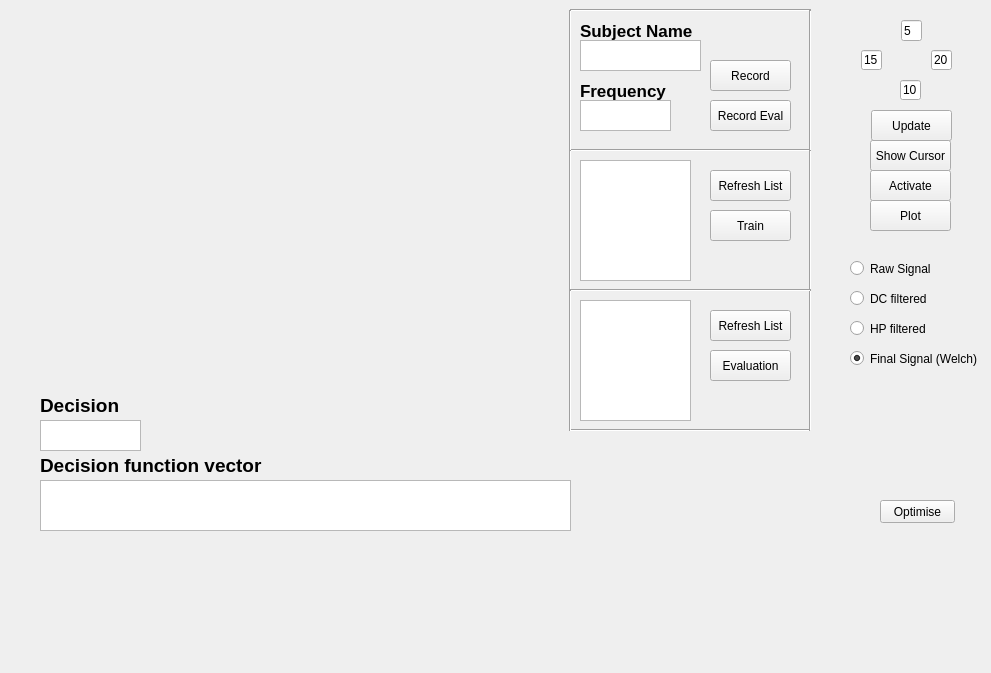
<?xml version="1.0" encoding="UTF-8"?>
<ui version="4.0">
 <class>SSVEPTab</class>
 <widget class="QWidget" name="SSVEPTab">
  <property name="geometry">
   <rect>
    <x>0</x>
    <y>0</y>
    <width>991</width>
    <height>673</height>
   </rect>
  </property>
  <property name="font">
   <font>
    <pointsize>9</pointsize>
   </font>
  </property>
  <property name="windowTitle">
   <string>Form</string>
  </property>
  <widget class="QPushButton" name="activateButton">
   <property name="geometry">
    <rect>
     <x>870</x>
     <y>170</y>
     <width>81</width>
     <height>31</height>
    </rect>
   </property>
   <property name="text">
    <string>Activate</string>
   </property>
   <property name="checkable">
    <bool>true</bool>
   </property>
   <property name="checked">
    <bool>false</bool>
   </property>
   <property name="flat">
    <bool>false</bool>
   </property>
  </widget>
  <widget class="QPushButton" name="updateButton">
   <property name="geometry">
    <rect>
     <x>871</x>
     <y>110</y>
     <width>81</width>
     <height>31</height>
    </rect>
   </property>
   <property name="text">
    <string>Update</string>
   </property>
  </widget>
  <widget class="QWidget" name="layoutWidget">
   <property name="geometry">
    <rect>
     <x>590</x>
     <y>450</y>
     <width>51</width>
     <height>51</height>
    </rect>
   </property>
   <layout class="QGridLayout" name="gridLayout">
    <item row="3" column="1">
     <widget class="BlinkingWidget" name="downWidget" native="true">
      <property name="enabled">
       <bool>true</bool>
      </property>
      <property name="minimumSize">
       <size>
        <width>170</width>
        <height>170</height>
       </size>
      </property>
      <property name="autoFillBackground">
       <bool>false</bool>
      </property>
     </widget>
    </item>
    <item row="2" column="0">
     <widget class="BlinkingWidget" name="leftWidget" native="true">
      <property name="minimumSize">
       <size>
        <width>170</width>
        <height>170</height>
       </size>
      </property>
     </widget>
    </item>
    <item row="2" column="2">
     <widget class="BlinkingWidget" name="rightWidget" native="true">
      <property name="minimumSize">
       <size>
        <width>170</width>
        <height>170</height>
       </size>
      </property>
     </widget>
    </item>
    <item row="0" column="1">
     <spacer name="verticalSpacer">
      <property name="orientation">
       <enum>Qt::Vertical</enum>
      </property>
      <property name="sizeHint" stdset="0">
       <size>
        <width>20</width>
        <height>40</height>
       </size>
      </property>
     </spacer>
    </item>
    <item row="4" column="1">
     <spacer name="verticalSpacer_2">
      <property name="orientation">
       <enum>Qt::Vertical</enum>
      </property>
      <property name="sizeHint" stdset="0">
       <size>
        <width>20</width>
        <height>40</height>
       </size>
      </property>
     </spacer>
    </item>
    <item row="1" column="1">
     <widget class="BlinkingWidget" name="upWidget" native="true">
      <property name="minimumSize">
       <size>
        <width>170</width>
        <height>170</height>
       </size>
      </property>
      <property name="autoFillBackground">
       <bool>false</bool>
      </property>
      <zorder>DFTPlot</zorder>
     </widget>
    </item>
   </layout>
  </widget>
  <widget class="QLineEdit" name="upFreq">
   <property name="geometry">
    <rect>
     <x>901</x>
     <y>20</y>
     <width>21</width>
     <height>21</height>
    </rect>
   </property>
   <property name="maximumSize">
    <size>
     <width>16777215</width>
     <height>16777215</height>
    </size>
   </property>
   <property name="text">
    <string>5</string>
   </property>
  </widget>
  <widget class="QLineEdit" name="leftFreq">
   <property name="geometry">
    <rect>
     <x>861</x>
     <y>50</y>
     <width>21</width>
     <height>20</height>
    </rect>
   </property>
   <property name="text">
    <string>15</string>
   </property>
  </widget>
  <widget class="QLineEdit" name="rightFreq">
   <property name="geometry">
    <rect>
     <x>931</x>
     <y>50</y>
     <width>21</width>
     <height>20</height>
    </rect>
   </property>
   <property name="mouseTracking">
    <bool>true</bool>
   </property>
   <property name="text">
    <string>20</string>
   </property>
  </widget>
  <widget class="QLineEdit" name="downFreq">
   <property name="geometry">
    <rect>
     <x>900</x>
     <y>80</y>
     <width>21</width>
     <height>20</height>
    </rect>
   </property>
   <property name="text">
    <string>10</string>
   </property>
  </widget>
  <widget class="QPushButton" name="ShowButton">
   <property name="geometry">
    <rect>
     <x>880</x>
     <y>500</y>
     <width>75</width>
     <height>23</height>
    </rect>
   </property>
   <property name="text">
    <string>Optimise</string>
   </property>
  </widget>
  <widget class="QPlainTextEdit" name="freq">
   <property name="geometry">
    <rect>
     <x>580</x>
     <y>100</y>
     <width>91</width>
     <height>31</height>
    </rect>
   </property>
  </widget>
  <widget class="QLabel" name="label_2">
   <property name="geometry">
    <rect>
     <x>580</x>
     <y>80</y>
     <width>91</width>
     <height>21</height>
    </rect>
   </property>
   <property name="font">
    <font>
     <pointsize>13</pointsize>
     <weight>75</weight>
     <bold>true</bold>
    </font>
   </property>
   <property name="text">
    <string>Frequency</string>
   </property>
  </widget>
  <widget class="QPushButton" name="recordButton">
   <property name="geometry">
    <rect>
     <x>710</x>
     <y>60</y>
     <width>81</width>
     <height>31</height>
    </rect>
   </property>
   <property name="text">
    <string>Record</string>
   </property>
  </widget>
  <widget class="QPushButton" name="trainButton">
   <property name="geometry">
    <rect>
     <x>710</x>
     <y>210</y>
     <width>81</width>
     <height>31</height>
    </rect>
   </property>
   <property name="text">
    <string>Train</string>
   </property>
  </widget>
  <widget class="QPushButton" name="discoButton">
   <property name="geometry">
    <rect>
     <x>870</x>
     <y>140</y>
     <width>81</width>
     <height>31</height>
    </rect>
   </property>
   <property name="text">
    <string>Show Cursor</string>
   </property>
  </widget>
  <widget class="QPlainTextEdit" name="subname">
   <property name="geometry">
    <rect>
     <x>580</x>
     <y>40</y>
     <width>121</width>
     <height>31</height>
    </rect>
   </property>
  </widget>
  <widget class="QLabel" name="label_3">
   <property name="geometry">
    <rect>
     <x>580</x>
     <y>20</y>
     <width>121</width>
     <height>21</height>
    </rect>
   </property>
   <property name="font">
    <font>
     <pointsize>13</pointsize>
     <weight>75</weight>
     <bold>true</bold>
    </font>
   </property>
   <property name="text">
    <string>Subject Name</string>
   </property>
  </widget>
  <widget class="QPushButton" name="refreshButton">
   <property name="geometry">
    <rect>
     <x>710</x>
     <y>170</y>
     <width>81</width>
     <height>31</height>
    </rect>
   </property>
   <property name="text">
    <string>Refresh List</string>
   </property>
  </widget>
  <widget class="Line" name="line">
   <property name="geometry">
    <rect>
     <x>570</x>
     <y>280</y>
     <width>241</width>
     <height>20</height>
    </rect>
   </property>
   <property name="orientation">
    <enum>Qt::Horizontal</enum>
   </property>
  </widget>
  <widget class="Line" name="line_2">
   <property name="geometry">
    <rect>
     <x>570</x>
     <y>140</y>
     <width>241</width>
     <height>20</height>
    </rect>
   </property>
   <property name="orientation">
    <enum>Qt::Horizontal</enum>
   </property>
  </widget>
  <widget class="Line" name="line_3">
   <property name="geometry">
    <rect>
     <x>570</x>
     <y>140</y>
     <width>241</width>
     <height>20</height>
    </rect>
   </property>
   <property name="orientation">
    <enum>Qt::Horizontal</enum>
   </property>
  </widget>
  <widget class="Line" name="line_4">
   <property name="geometry">
    <rect>
     <x>800</x>
     <y>150</y>
     <width>20</width>
     <height>141</height>
    </rect>
   </property>
   <property name="orientation">
    <enum>Qt::Vertical</enum>
   </property>
  </widget>
  <widget class="Line" name="line_5">
   <property name="geometry">
    <rect>
     <x>560</x>
     <y>150</y>
     <width>20</width>
     <height>141</height>
    </rect>
   </property>
   <property name="orientation">
    <enum>Qt::Vertical</enum>
   </property>
  </widget>
  <widget class="Line" name="line_6">
   <property name="geometry">
    <rect>
     <x>570</x>
     <y>0</y>
     <width>241</width>
     <height>20</height>
    </rect>
   </property>
   <property name="orientation">
    <enum>Qt::Horizontal</enum>
   </property>
  </widget>
  <widget class="Line" name="line_7">
   <property name="geometry">
    <rect>
     <x>800</x>
     <y>10</y>
     <width>20</width>
     <height>141</height>
    </rect>
   </property>
   <property name="orientation">
    <enum>Qt::Vertical</enum>
   </property>
  </widget>
  <widget class="Line" name="line_8">
   <property name="geometry">
    <rect>
     <x>560</x>
     <y>10</y>
     <width>20</width>
     <height>141</height>
    </rect>
   </property>
   <property name="orientation">
    <enum>Qt::Vertical</enum>
   </property>
  </widget>
  <widget class="QListWidget" name="subjectList">
   <property name="geometry">
    <rect>
     <x>580</x>
     <y>160</y>
     <width>111</width>
     <height>121</height>
    </rect>
   </property>
  </widget>
  <widget class="QPushButton" name="EvaluationButton">
   <property name="geometry">
    <rect>
     <x>710</x>
     <y>350</y>
     <width>81</width>
     <height>31</height>
    </rect>
   </property>
   <property name="text">
    <string>Evaluation</string>
   </property>
  </widget>
  <widget class="QwtPlot" name="DFTPlot">
   <property name="geometry">
    <rect>
     <x>10</x>
     <y>30</y>
     <width>531</width>
     <height>301</height>
    </rect>
   </property>
   <property name="propertiesDocument" stdset="0">
    <string/>
   </property>
  </widget>
  <widget class="QPushButton" name="RunButton">
   <property name="geometry">
    <rect>
     <x>870</x>
     <y>200</y>
     <width>81</width>
     <height>31</height>
    </rect>
   </property>
   <property name="text">
    <string>Plot</string>
   </property>
  </widget>
  <widget class="QPlainTextEdit" name="freq_2">
   <property name="geometry">
    <rect>
     <x>40</x>
     <y>420</y>
     <width>101</width>
     <height>31</height>
    </rect>
   </property>
  </widget>
  <widget class="QPlainTextEdit" name="freq_3">
   <property name="geometry">
    <rect>
     <x>40</x>
     <y>480</y>
     <width>531</width>
     <height>51</height>
    </rect>
   </property>
  </widget>
  <widget class="QLabel" name="decision">
   <property name="geometry">
    <rect>
     <x>40</x>
     <y>420</y>
     <width>101</width>
     <height>31</height>
    </rect>
   </property>
   <property name="font">
    <font>
     <pointsize>11</pointsize>
     <weight>50</weight>
     <bold>false</bold>
    </font>
   </property>
   <property name="text">
    <string/>
   </property>
  </widget>
  <widget class="QLabel" name="decision_func">
   <property name="geometry">
    <rect>
     <x>40</x>
     <y>480</y>
     <width>531</width>
     <height>41</height>
    </rect>
   </property>
   <property name="font">
    <font>
     <pointsize>10</pointsize>
     <weight>50</weight>
     <bold>false</bold>
    </font>
   </property>
   <property name="text">
    <string/>
   </property>
  </widget>
  <widget class="QLabel" name="decision_2">
   <property name="geometry">
    <rect>
     <x>40</x>
     <y>390</y>
     <width>121</width>
     <height>31</height>
    </rect>
   </property>
   <property name="font">
    <font>
     <pointsize>14</pointsize>
     <weight>75</weight>
     <bold>true</bold>
    </font>
   </property>
   <property name="text">
    <string>Decision</string>
   </property>
  </widget>
  <widget class="QLabel" name="decision_3">
   <property name="geometry">
    <rect>
     <x>40</x>
     <y>450</y>
     <width>341</width>
     <height>31</height>
    </rect>
   </property>
   <property name="font">
    <font>
     <pointsize>14</pointsize>
     <weight>75</weight>
     <bold>true</bold>
    </font>
   </property>
   <property name="text">
    <string>Decision function vector</string>
   </property>
  </widget>
  <widget class="QPushButton" name="record_Eval_Button">
   <property name="geometry">
    <rect>
     <x>710</x>
     <y>100</y>
     <width>81</width>
     <height>31</height>
    </rect>
   </property>
   <property name="text">
    <string>Record Eval</string>
   </property>
  </widget>
  <widget class="Line" name="line_9">
   <property name="geometry">
    <rect>
     <x>570</x>
     <y>420</y>
     <width>241</width>
     <height>20</height>
    </rect>
   </property>
   <property name="orientation">
    <enum>Qt::Horizontal</enum>
   </property>
  </widget>
  <widget class="QListWidget" name="subjectList_2">
   <property name="geometry">
    <rect>
     <x>580</x>
     <y>300</y>
     <width>111</width>
     <height>121</height>
    </rect>
   </property>
  </widget>
  <widget class="Line" name="line_10">
   <property name="geometry">
    <rect>
     <x>800</x>
     <y>290</y>
     <width>20</width>
     <height>141</height>
    </rect>
   </property>
   <property name="orientation">
    <enum>Qt::Vertical</enum>
   </property>
  </widget>
  <widget class="Line" name="line_11">
   <property name="geometry">
    <rect>
     <x>570</x>
     <y>280</y>
     <width>241</width>
     <height>20</height>
    </rect>
   </property>
   <property name="orientation">
    <enum>Qt::Horizontal</enum>
   </property>
  </widget>
  <widget class="Line" name="line_12">
   <property name="geometry">
    <rect>
     <x>560</x>
     <y>290</y>
     <width>20</width>
     <height>141</height>
    </rect>
   </property>
   <property name="orientation">
    <enum>Qt::Vertical</enum>
   </property>
  </widget>
  <widget class="QPushButton" name="refreshButton_2">
   <property name="geometry">
    <rect>
     <x>710</x>
     <y>310</y>
     <width>81</width>
     <height>31</height>
    </rect>
   </property>
   <property name="text">
    <string>Refresh List</string>
   </property>
  </widget>
  <widget class="QRadioButton" name="radioRaw">
   <property name="geometry">
    <rect>
     <x>850</x>
     <y>260</y>
     <width>82</width>
     <height>17</height>
    </rect>
   </property>
   <property name="text">
    <string>Raw Signal</string>
   </property>
  </widget>
  <widget class="QRadioButton" name="radioDC">
   <property name="geometry">
    <rect>
     <x>850</x>
     <y>290</y>
     <width>82</width>
     <height>17</height>
    </rect>
   </property>
   <property name="text">
    <string>DC filtered</string>
   </property>
  </widget>
  <widget class="QRadioButton" name="radioHPF">
   <property name="geometry">
    <rect>
     <x>850</x>
     <y>320</y>
     <width>82</width>
     <height>17</height>
    </rect>
   </property>
   <property name="text">
    <string>HP filtered</string>
   </property>
  </widget>
  <widget class="QRadioButton" name="radioFinal">
   <property name="geometry">
    <rect>
     <x>850</x>
     <y>350</y>
     <width>131</width>
     <height>17</height>
    </rect>
   </property>
   <property name="text">
    <string>Final Signal (Welch)</string>
   </property>
   <property name="checked">
    <bool>true</bool>
   </property>
  </widget>
  <zorder>activateButton</zorder>
  <zorder>updateButton</zorder>
  <zorder>layoutWidget</zorder>
  <zorder>upFreq</zorder>
  <zorder>leftFreq</zorder>
  <zorder>rightFreq</zorder>
  <zorder>downFreq</zorder>
  <zorder>ShowButton</zorder>
  <zorder>freq</zorder>
  <zorder>label_2</zorder>
  <zorder>recordButton</zorder>
  <zorder>trainButton</zorder>
  <zorder>discoButton</zorder>
  <zorder>subname</zorder>
  <zorder>label_3</zorder>
  <zorder>refreshButton</zorder>
  <zorder>line</zorder>
  <zorder>line_2</zorder>
  <zorder>line_3</zorder>
  <zorder>line_4</zorder>
  <zorder>line_5</zorder>
  <zorder>line_6</zorder>
  <zorder>line_7</zorder>
  <zorder>line_8</zorder>
  <zorder>subjectList</zorder>
  <zorder>EvaluationButton</zorder>
  <zorder>DFTPlot</zorder>
  <zorder>RunButton</zorder>
  <zorder>freq_2</zorder>
  <zorder>freq_3</zorder>
  <zorder>decision</zorder>
  <zorder>decision_func</zorder>
  <zorder>decision_2</zorder>
  <zorder>decision_3</zorder>
  <zorder>record_Eval_Button</zorder>
  <zorder>line_9</zorder>
  <zorder>subjectList_2</zorder>
  <zorder>line_10</zorder>
  <zorder>line_11</zorder>
  <zorder>line_12</zorder>
  <zorder>refreshButton_2</zorder>
  <zorder>radioRaw</zorder>
  <zorder>radioDC</zorder>
  <zorder>radioHPF</zorder>
  <zorder>radioFinal</zorder>
  <zorder>upWidget</zorder>
 </widget>
 <customwidgets>
  <customwidget>
   <class>QwtPlot</class>
   <extends>QFrame</extends>
   <header>qwt_plot.h</header>
  </customwidget>
  <customwidget>
   <class>BlinkingWidget</class>
   <extends>QWidget</extends>
   <header>BlinkingWidget</header>
   <container>1</container>
  </customwidget>
 </customwidgets>
 <resources/>
 <connections/>
</ui>
